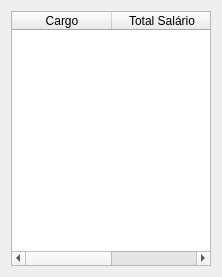
<?xml version="1.0" encoding="UTF-8"?>
<ui version="4.0">
 <class>Dialog</class>
 <widget class="QDialog" name="Dialog">
  <property name="geometry">
   <rect>
    <x>0</x>
    <y>0</y>
    <width>222</width>
    <height>277</height>
   </rect>
  </property>
  <property name="windowTitle">
   <string>total_role</string>
  </property>
  <layout class="QVBoxLayout" name="verticalLayout">
   <item>
    <widget class="QTableWidget" name="tableWidget_total_role">
     <column>
      <property name="text">
       <string>Cargo</string>
      </property>
     </column>
     <column>
      <property name="text">
       <string>Total Salário</string>
      </property>
     </column>
    </widget>
   </item>
  </layout>
 </widget>
 <resources/>
 <connections/>
</ui>
